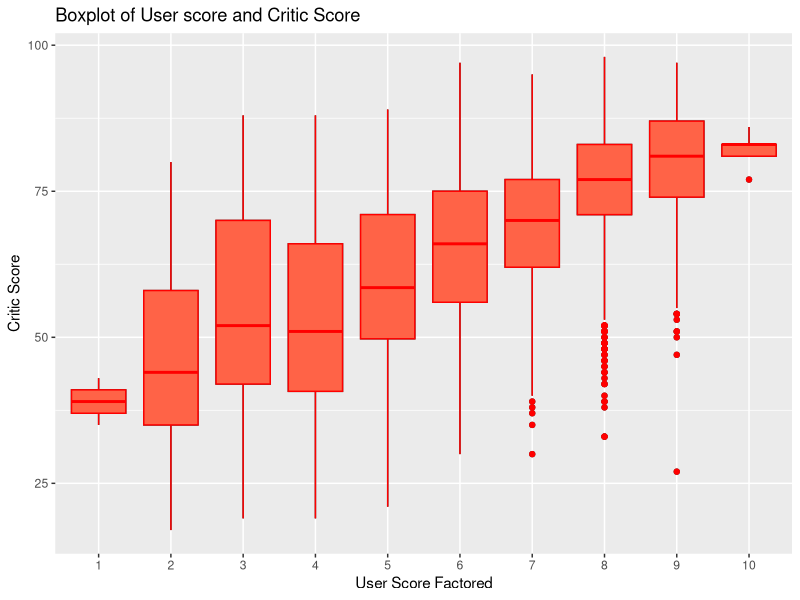
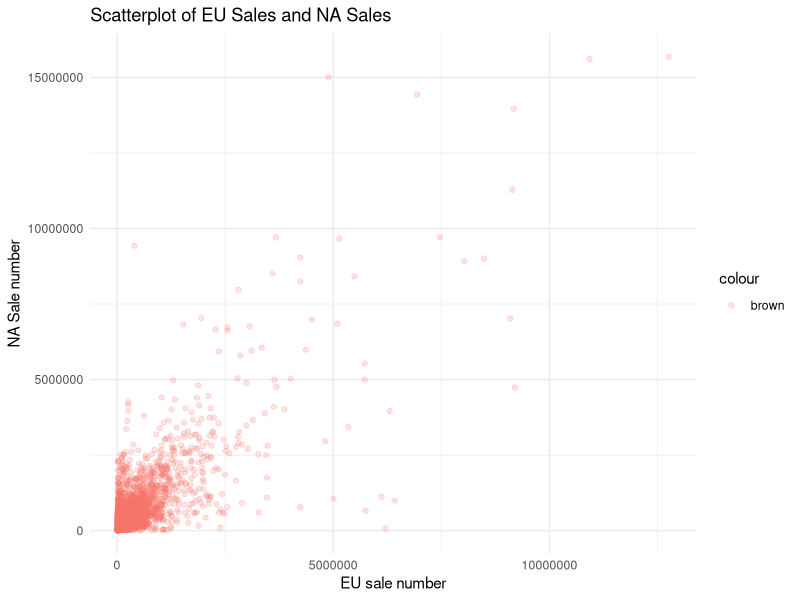
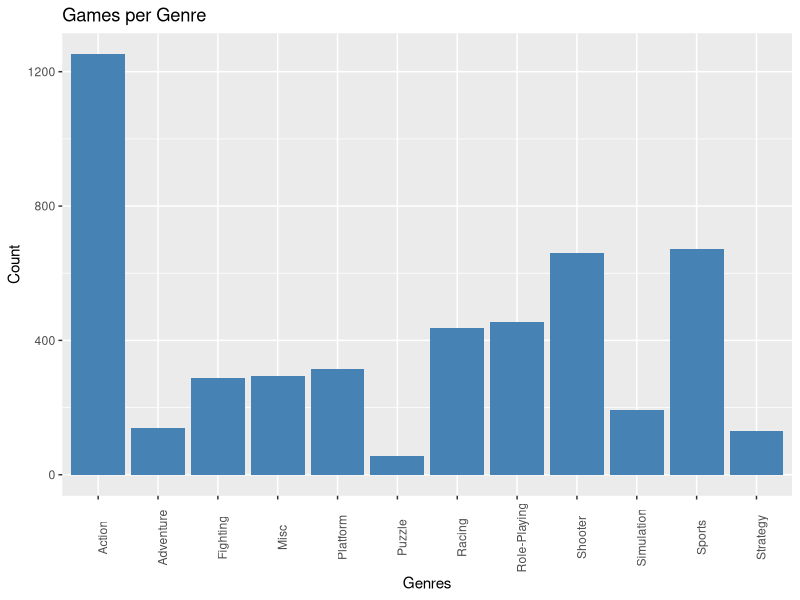
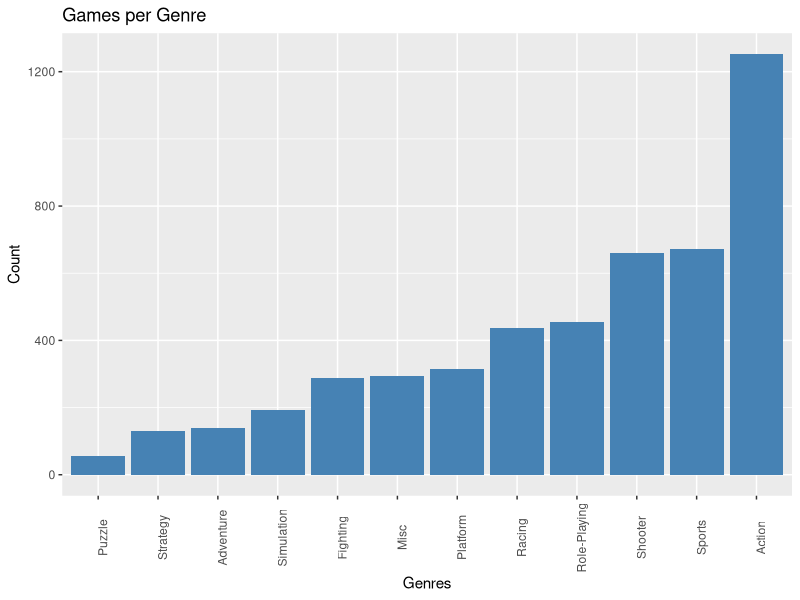
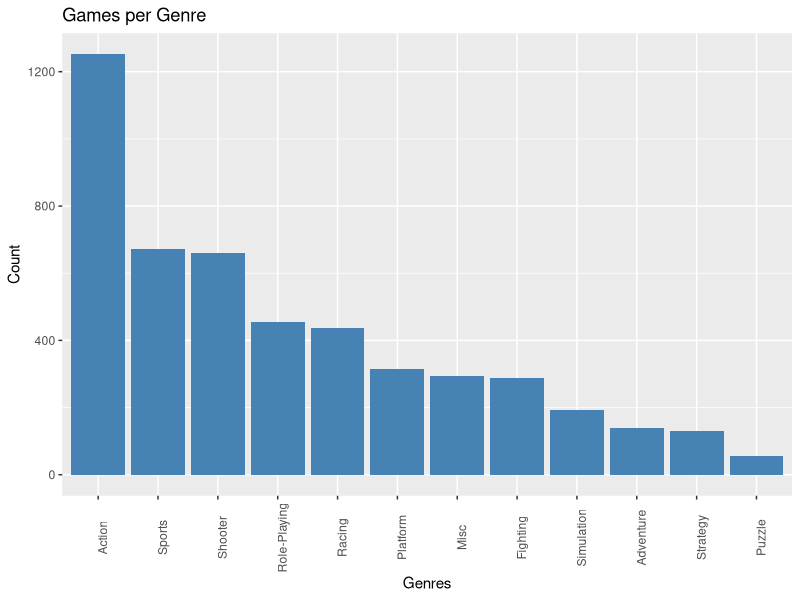
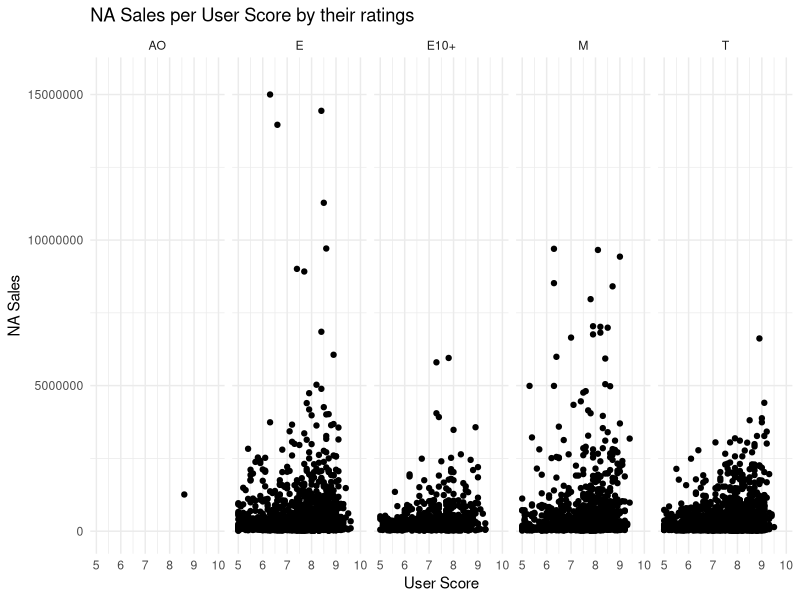
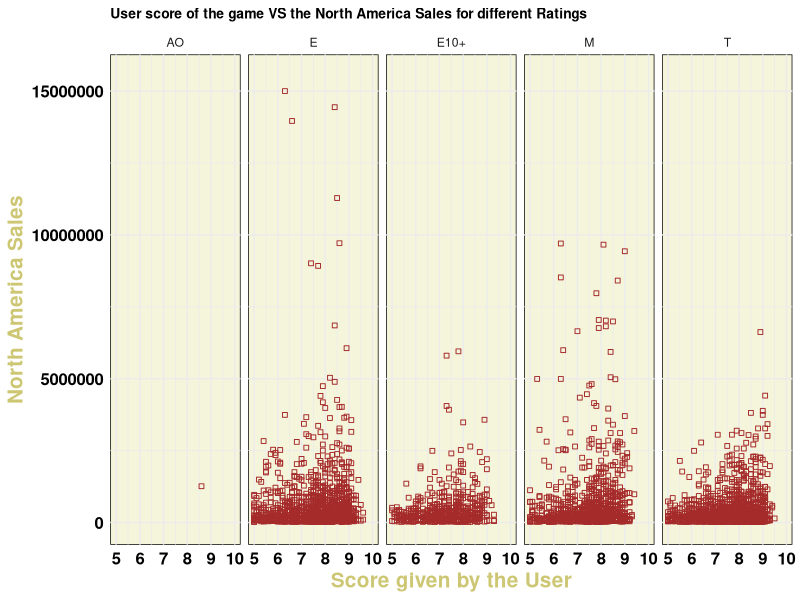
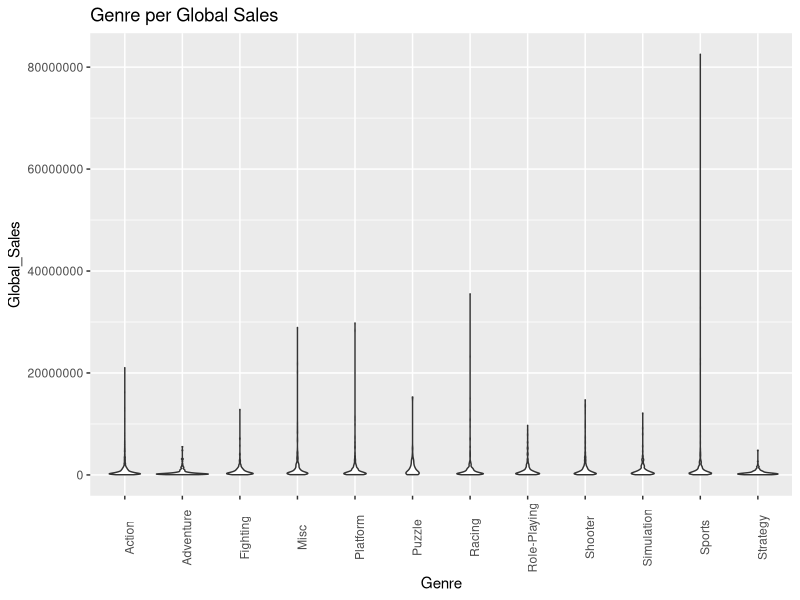

The R source for these figures, in order:
## ---- chunk 1
knitr::opts_chunk$set(echo = TRUE)
## ---- chunk 2
library("ggplot2")
library("dplyr")
## ---- chunk 3
video_games_df <- read.csv("video_games_2.csv")
str(video_games_df)
#We see that there are 7568 rows of observations with 15 columns of features
#The types vary -> chr, num, int
#The data structure also shows that we have information about the video game's 
#name, year, genre and so on ...
## ---- chunk 4
video_games <- video_games_df %>%
  select(-c("Publisher", "JP_Sales", "Critic_Count", "User_Count", "Developer"))
video_games <- video_games %>% 
  mutate(NA_Sales = NA_Sales * 1000000,
         EU_Sales = EU_Sales * 1000000,
         Global_Sales = Global_Sales * 1000000) %>% 
  filter(NA_Sales >= 20000,
         EU_Sales >= 20000,
         Rating %in% c("E", "M", "T", "E10+", "AO"))
## ---- chunk 5
video_games_valid <- video_games %>% 
  mutate(Critic_Score = round(Critic_Score),
         User_Score = round(User_Score)) %>% 
  filter(Critic_Score >= 0 & Critic_Score <= 100,
         User_Score >=1 & User_Score <= 10)
## ---- chunk 6
User_Score_Factor <- factor(video_games_valid$User_Score)
ggplot(video_games_valid, aes(x=User_Score_Factor, y=Critic_Score)) + 
  geom_boxplot() + 
  geom_boxplot(fill = "tomato", color = "red") +
  labs(y= "Critic Score", x = "User Score Factored") + 
  ggtitle("Boxplot of User score and Critic Score")
paste("Correlation score between User_Score and Critic_Score is :", cor(video_games_valid$User_Score, video_games_valid$Critic_Score))

#In a graph, we see the boxplots for 10 factors of User Scores (1 to 10) against 
#Critic scores. Specifically, the data for 1 through 6 is concentrated closer
#together compared to 7,8,9, where we have outliers far away from where the 
#main data is. But still, the data is relatively spread out, which is proved 
#by the moderate correlation score 0.538
## ---- chunk 7
options(scipen = 100)
video_games_valid_outlier <- video_games_valid %>%
  filter(EU_Sales != max(video_games_valid$EU_Sales))
ggplot(data=video_games_valid_outlier, 
       aes(x=EU_Sales, y=NA_Sales, color = "brown")) + 
  geom_point(alpha = 0.2) +
  labs(y= "NA Sale number", x = "EU sale number") + 
  ggtitle("Scatterplot of EU Sales and NA Sales") + 
  theme_minimal()
#In the scatterplot we see that most of the data is concentrated when both
#EU sale numbers and NA sale numbers are low, correlation is relatively good
## ---- chunk 8
ggplot(data = video_games_valid, aes(x = Genre)) +
  geom_bar(fill = "steelblue") +
  theme (axis.text.x = element_text (angle = 90)) +
  ggtitle("Games per Genre") +
  labs(y= "Count", x = "Genres")

#Descending order
video_games_valid %>% 
  count(Genre) %>% 
  arrange(desc(n)) %>% 
  ggplot(aes(x = reorder(Genre, n), y = n)) +
  geom_bar(fill = "steelblue", stat = "identity") +
  theme(axis.text.x = element_text(angle = 90)) +
  ggtitle("Games per Genre") +
  labs(y = "Count", x = "Genres")

#Ascending order
video_games_valid %>% 
  count(Genre) %>% 
  arrange(n) %>% 
  ggplot(aes(x = reorder(reorder(Genre, n), -n), y = n)) +
  geom_bar(fill = "steelblue", stat = "identity") +
  theme(axis.text.x = element_text(angle = 90)) +
  ggtitle("Games per Genre") +
  labs(y = "Count", x = "Genres")
#All the graphs depict a barplot which show the count of genres, first graph
#is scattered and the other two order plot by ascending and descending order
#respectively
## ---- chunk 9
sort(table(video_games_valid$Genre), decreasing = T)
## ---- chunk 10
video_games_df <- video_games_df %>%
  mutate(CU_Score = (Critic_Score + 10 * User_Score) / 2)
## ---- chunk 11
video_games$Rating <- as.factor(video_games$Rating)

ggplot(video_games, aes(x = User_Score, y = NA_Sales)) +
  geom_point() +
  facet_grid(~Rating) +
  xlim(5, 10) +
  ylim(0, 15500000) +
  labs(x = "User Score", y = "NA Sales") +
  ggtitle("NA Sales per User Score by their ratings") +
  theme_minimal() 
#As far as I understand, we get a warning because we limited
# x and y to certain values
#The graph shows the user scores factored by their ratings, which have the
#same y values for them -> Sales in North America, for example we see that AO
#only had a 1 value, it is an outlier in our data
## ---- chunk 12
ggplot(video_games, aes(x = User_Score, y = NA_Sales)) +
  geom_point(shape = 22, size = 1.5, color = "brown") +
  facet_grid(~Rating) +
  xlim(5, 10) +
  ylim(0, 15500000) +
  labs(x = "Score given by the User", y = "North America Sales") +
  ggtitle("User score of the game VS the North America Sales for different Ratings") +
  theme_minimal() +
  theme(axis.title = element_text(size = 15, color = "khaki3", face = "bold"),
        axis.text = element_text(size = 12, face = "bold", color = "black"),
        plot.title = element_text(size = 10, face = "bold"),
        panel.background = element_rect(fill = "beige"),)
## ---- chunk 13
ggplot(data = video_games, aes(x = Genre, y = Global_Sales)) +
  geom_violin() +
  theme(axis.text.x = element_text(angle = 90)) +
  ggtitle("Genre per Global Sales") +
  labs(x = "Genre", y = "Global_Sales")

#Since in violin plots, the width of each "violin" represents the density of 
# data points at each value, we can see that Adventure has the biggest density,
#There are more data points on those thicker parts. The shape of the violin is 
#also an indication of the distribution of the data - a symmetric distribution 
# will have a violin that is roughly symmetrical. I do not see any symmetric
#violins in this data
## ---- chunk 14
video_games <- video_games %>%
  mutate(Other = ifelse(Platform %in% c("PS2", "X360", "PS3"), Platform, "Other"))

video_games <- video_games[complete.cases(video_games),]

ggplot(video_games, aes(x=Year)) +
  geom_bar() +
  facet_wrap(~ Other) +
  theme(axis.text.x = element_text(angle = 90, size=5))+
  ggtitle("Game count per year") +
  labs(x = "Years", y = "Count")

#FOR OTHER TYPES -> The number of video games produced increased for small 
#period of time, then it got decreased starting from about 2005
#For PS2, the number of games increased till 2004, then it decreased 
#For PS3, the number of games increased from 2006 till 2011, then it quickly
#dropped
#Almost the same graph is with x360 as with PS3
